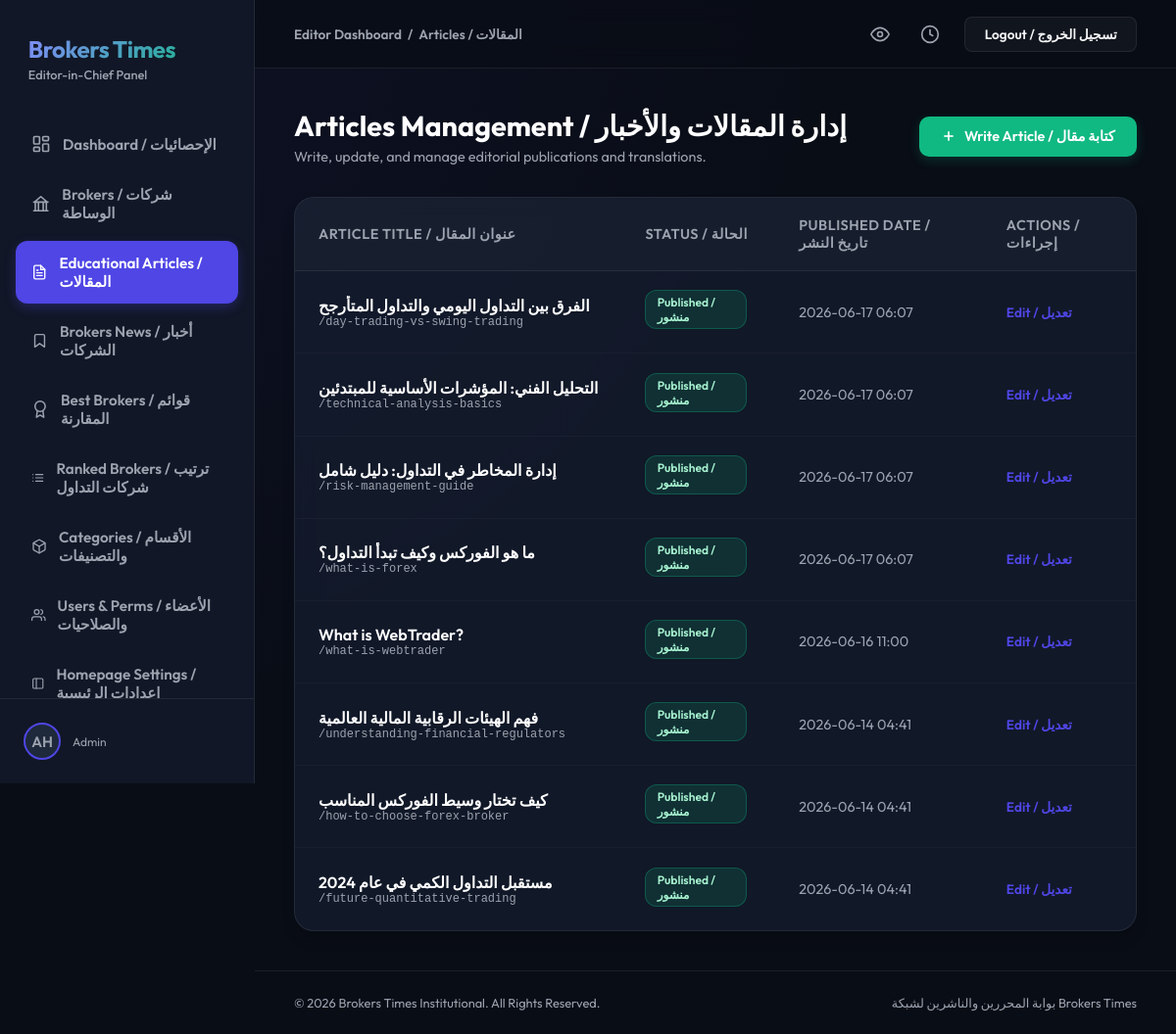
The page /dashboard/articles/ (signed in) on the database its author committed.
### users/models.py (models this page shows, shortened)
class CustomUser(AbstractUser):
    ROLE_CHOICES = [
        ('admin', 'Admin'),
        ('editor', 'Editor'),
        ('writer', 'Writer'),
        ('user', 'Standard User'),
    ]
    PREFERRED_LANGUAGE_CHOICES = [
        ('ar', 'العربية'),
        ('en', 'English'),
    ]
    role = models.CharField(max_length=20, choices=ROLE_CHOICES, default='user')
    preferred_language = models.CharField(max_length=5, choices=PREFERRED_LANGUAGE_CHOICES, default='ar')
    bio = models.TextField(blank=True)
    avatar = models.ImageField(upload_to='avatars/', blank=True, null=True)
    facebook_url = models.URLField(max_length=500, blank=True, null=True)
    linkedin_url = models.URLField(max_length=500, blank=True, null=True)
    class Meta:
        permissions = [
            ("can_publish", "Can publish articles/brokers"),
            ("can_edit", "Can edit articles/brokers"),
            ("can_manage_brokers", "Can manage brokers"),
        ]

### articles/models.py (models this page shows, shortened)
class Article(models.Model):
    STATUS_CHOICES = [
        ('draft', 'Draft'),
        ('published', 'Published'),
    ]
    title = models.CharField(max_length=255)
    slug = models.SlugField(max_length=255, unique=True)
    content = RichTextField(blank=True)
    featured_image = models.ImageField(upload_to='articles/', blank=True, null=True)
    featured_image_alt = models.CharField(max_length=255, blank=True)
    seo_title = models.CharField(max_length=255, blank=True)
    seo_description = models.TextField(blank=True)
    status = models.CharField(max_length=20, choices=STATUS_CHOICES, default='draft')
    created_at = models.DateTimeField(auto_now_add=True)
    updated_at = models.DateTimeField(auto_now=True)

### users/views.py (the view)
# urls.py: path('dashboard/articles/', DashboardArticlesView.as_view(), name='dashboard_articles'),
class DashboardArticlesView(LoginRequiredMixin, ListView):
    model = Article
    template_name = 'dashboard/articles.html'
    context_object_name = 'articles'
    ordering = ['-created_at']

### users/templates/dashboard/articles.html (shortened to what this page needs)
{% extends 'dashboard/base.html' %}
{% block nav_articles %}active{% endblock %}
{% block section_name %}Articles / المقالات{% endblock %}
{% block content %}
<div class="page-header-container">
    <div class="page-title-area">
        <h1>Articles Management / إدارة المقالات والأخبار</h1>
        <p>Write, update, and manage editorial publications and translations.</p>
    </div>
    {% if user.is_staff or user.is_superuser %}
    <a href="{% url 'dashboard_articles_add' %}" class="btn-action">
        <svg viewBox="0 0 24 24"><line x1="12" y1="5" x2="12" y2="19"></line><line x1="5" y1="12" x2="19" y2="12"></line></svg>
        <span>Write Article / كتابة مقال</span>
    </a>
    {% endif %}
</div>
<div class="table-container">
    <div class="table-responsive">
        <table class="data-table">
            <thead>
                <tr>
                    <th>Article Title / عنوان المقال</th>
                    <th>Status / الحالة</th>
                    <th>Published Date / تاريخ النشر</th>
                    <th>Actions / إجراءات</th>
                </tr>
            </thead>
            <tbody>
                {% for article in articles %}
                <tr>
                    <td>
                        <div class="article-title-cell" title="{{ article.title }}">
                            <span class="article-main-title">{{ article.title }}</span>
                            <span class="article-sub-slug">/{{ article.slug }}</span>
                        </div>
                    </td>
                    <td>
                        {% if article.status == 'published' %}
                            <span class="badge-pill badge-success">Published / منشور</span>
                        {% else %}
                            <span class="badge-pill badge-warning">Draft / مسودة</span>
                        {% endif %}
                    </td>
                    <td>
                        <span style="color: var(--text-muted);">{{ article.created_at|date:"Y-m-d H:i" }}</span>
                    </td>
                    <td>
                        {% if user.is_staff or user.is_superuser %}
                        <a href="{% url 'dashboard_articles_edit' article.id %}" class="btn-edit-inline">Edit / تعديل</a>
                        {% else %}
                        <span style="color: var(--text-muted); font-size: 0.85rem;">View Only</span>
                        {% endif %}
                    </td>
                </tr>
                {% endfor %}
            </tbody>
        </table>
    </div>
</div>
{% endblock %}

### users/templates/dashboard/base.html (shortened to what this page needs)
<!DOCTYPE html>
<html lang="en">
<head>
</head>
<body>
    <div class="sidebar">
        <div class="sidebar-brand">
            <span class="brand-name">Brokers Times</span>
            <span class="brand-sub">Editor-in-Chief Panel</span>
        </div>
        <ul class="sidebar-menu">
            <li class="menu-item {% block nav_dashboard %}{% endblock %}">
                <a href="{% url 'dashboard' %}">
                    <svg viewBox="0 0 24 24"><rect x="3" y="3" width="7" height="9" rx="1"></rect><rect x="14" y="3" width="7" height="5" rx="1"></rect><rect x="14" y="12" width="7" height="9" rx="1"></rect><rect x="3" y="16" width="7" height="5" rx="1"></rect></svg>
                    <span>Dashboard / الإحصائيات</span>
                </a>
            </li>
            <li class="menu-item {% block nav_brokers %}{% endblock %}">
                <a href="{% url 'dashboard_brokers' %}">
                    <svg viewBox="0 0 24 24"><path d="M3 21h18M3 10h18M5 10v11M19 10v11M9 10v11M15 10v11M4 10h16L12 3z"></path></svg>
                    <span>Brokers / شركات الوساطة</span>
                </a>
            </li>
            <li class="menu-item {% block nav_articles %}{% endblock %}">
                <a href="{% url 'dashboard_articles' %}">
                    Educational Articles / المقالات
                </a>
            </li>
            <li class="menu-item {% block nav_news %}{% endblock %}">
                <a href="{% url 'dashboard_news' %}">
                    <svg viewBox="0 0 24 24" width="20" height="20" fill="none" stroke="currentColor" stroke-width="2" stroke-linecap="round" stroke-linejoin="round"><path d="M19 21l-7-5-7 5V5a2 2 0 0 1 2-2h10a2 2 0 0 1 2 2z"></path></svg>
                    Brokers News / أخبار الشركات
                </a>
            </li>
            <li class="menu-item {% block nav_best_brokers %}{% endblock %}">
                <a href="{% url 'dashboard_best_brokers' %}">
                    <svg viewBox="0 0 24 24"><circle cx="12" cy="8" r="7"></circle><polyline points="8.21 13.89 7 23 12 20 17 23 15.79 13.88"></polyline></svg>
                    <span>Best Brokers / قوائم المقارنة</span>
                </a>
            </li>
            <li class="menu-item {% block nav_ranked_brokers %}{% endblock %}">
                <a href="{% url 'dashboard_ranked_brokers' %}">
                    <span>Ranked Brokers / ترتيب شركات التداول</span>
                </a>
            </li>
            {% if user.role == 'admin' or user.is_superuser or user.is_staff %}
            <li class="menu-item {% block nav_categories %}{% endblock %}">
                <a href="{% url 'dashboard_categories' %}">
                    <span>Categories / الأقسام والتصنيفات</span>
                </a>
            </li>
            <li class="menu-item {% block nav_users %}{% endblock %}">
                <a href="{% url 'dashboard_users' %}">
                    <svg viewBox="0 0 24 24"><path d="M17 21v-2a4 4 0 0 0-4-4H5a4 4 0 0 0-4 4v2"></path><circle cx="9" cy="7" r="4"></circle><path d="M23 21v-2a4 4 0 0 0-3-3.87"></path><path d="M16 3.13a4 4 0 0 1 0 7.75"></path></svg>
                    <span>Users & Perms / الأعضاء والصلاحيات</span>
                </a>
            </li>
            <li class="menu-item {% block nav_homepage_settings %}{% endblock %}">
                <a href="{% url 'dashboard_homepage_settings' %}">
                    <svg viewBox="0 0 24 24"><rect x="3" y="3" width="18" height="18" rx="2" ry="2"></rect><line x1="9" y1="3" x2="9" y2="21"></line></svg>
                    <span>Homepage Settings / إعدادات الرئيسية</span>
                </a>
            </li>
            {% endif %}
        </ul>
        <div class="sidebar-footer">
            <div class="user-avatar-small">
                {% if user.avatar %}
                    <img src="{{ user.avatar.url }}" alt="Avatar">
                {% else %}
                    <span class="user-avatar-placeholder">{{ user.username|slice:":2" }}</span>
                {% endif %}
            </div>
            <div class="user-info">
                <span class="user-role">{{ user.get_role_display }}</span>
            </div>
        </div>
    </div>
    <div class="main-panel">
        <div class="topbar">
            <div class="breadcrumbs">
                <span>Editor Dashboard</span>
                <span>/</span>
                <span>{% block section_name %}Home{% endblock %}</span>
            </div>
            <div class="topbar-actions">
                <button class="action-icon-btn" title="View Portal">
                    <svg viewBox="0 0 24 24"><path d="M1 12s4-8 11-8 11 8 11 8-4 8-11 8-11-8-11-8z"></path><circle cx="12" cy="12" r="3"></circle></svg>
                </button>
                <button class="action-icon-btn" title="Recent History">
                    <svg viewBox="0 0 24 24"><circle cx="12" cy="12" r="10"></circle><polyline points="12 6 12 12 16 14"></polyline></svg>
                </button>
                <a href="{% url 'logout' %}" class="btn-top btn-top-secondary">Logout / تسجيل الخروج</a>
            </div>
        </div>
        <div class="content-body">
            {% block content %}{% endblock %}
        </div>
        <div class="footer">
            <span>&copy; 2026 Brokers Times Institutional. All Rights Reserved.</span>
            <span>بوابة المحررين والناشرين لشبكة Brokers Times</span>
        </div>
    </div>
</body>
</html>

### users/templates/dashboard/base.html (style rules this page uses)
:root { --bg-color: #090d16; --sidebar-bg: #111726; --card-bg: rgba(22, 30, 49, 0.7); --primary: #4f46e5; --primary-hover: #4338ca; --accent: #10b981; --text-color: #f3f4f6; --text-muted: #9ca3af; --border-color: rgba(255, 255, 255, 0.08); --danger: #ef4444; }
* { box-sizing: border-box; margin: 0; padding: 0; }
body { background-color: var(--bg-color); background-image: radial-gradient(at 0% 0%, rgba(79, 70, 229, 0.08) 0px, transparent 50%); color: var(--text-color); font-family: 'Outfit', 'Cairo', sans-serif; min-height: 100vh; display: flex; }
.sidebar { width: 260px; background-color: var(--sidebar-bg); border-right: 1px solid var(--border-color); display: flex; flex-direction: column; position: fixed; height: 100vh; top: 0; left: 0; z-index: 10; }
.sidebar-brand { padding: 2.2rem 1.8rem 1rem; display: flex; flex-direction: column; }
.brand-name { font-size: 1.5rem; font-weight: 700; letter-spacing: -0.5px; background: linear-gradient(135deg, #818cf8, var(--accent)); -webkit-background-clip: text; -webkit-text-fill-color: transparent; }
.brand-sub { font-size: 0.8rem; color: var(--text-muted); margin-top: 0.2rem; font-weight: 500; }
.sidebar-menu { list-style: none; padding: 1.5rem 1rem; display: flex; flex-direction: column; gap: 0.4rem; flex: 1; overflow-y: auto; }
.menu-item a { display: flex; align-items: center; padding: 0.8rem 1rem; color: var(--text-muted); text-decoration: none; border-radius: 12px; font-size: 0.95rem; font-weight: 600; transition: all 0.3s ease; gap: 12px; }
.menu-item a svg { width: 20px; height: 20px; fill: none; stroke: currentColor; stroke-width: 2; stroke-linecap: round; stroke-linejoin: round; transition: stroke 0.3s ease; }
.menu-item.active a { color: white; background: var(--primary); box-shadow: 0 4px 12px rgba(79, 70, 229, 0.3); }
.menu-item.active a svg { stroke: white; }
.sidebar-footer { padding: 1.5rem; border-top: 1px solid var(--border-color); display: flex; align-items: center; gap: 12px; }
.user-avatar-small { width: 38px; height: 38px; border-radius: 50%; overflow: hidden; background: #1e293b; display: flex; align-items: center; justify-content: center; border: 2px solid var(--primary); }
.user-avatar-placeholder { font-size: 0.95rem; font-weight: 600; color: var(--text-muted); text-transform: uppercase; }
.user-info { display: flex; flex-direction: column; overflow: hidden; }
.user-role { font-size: 0.75rem; color: var(--text-muted); }
.main-panel { margin-left: 260px; flex: 1; display: flex; flex-direction: column; min-height: 100vh; position: relative; }
.topbar { height: 70px; background: rgba(9, 13, 22, 0.7); backdrop-filter: blur(12px); border-bottom: 1px solid var(--border-color); display: flex; align-items: center; justify-content: space-between; padding: 0 2.5rem; position: sticky; top: 0; z-index: 9; }
.breadcrumbs { font-size: 0.85rem; font-weight: 600; color: var(--text-muted); display: flex; align-items: center; gap: 6px; }
.topbar-actions { display: flex; align-items: center; gap: 1.2rem; }
.action-icon-btn { background: none; border: none; color: var(--text-muted); cursor: pointer; display: flex; align-items: center; justify-content: center; padding: 6px; border-radius: 8px; transition: all 0.3s ease; }
.action-icon-btn svg { width: 20px; height: 20px; fill: none; stroke: currentColor; stroke-width: 2; }
.btn-top { padding: 0.5rem 1.2rem; border-radius: 8px; font-size: 0.85rem; font-weight: 600; cursor: pointer; transition: all 0.3s ease; text-decoration: none; display: inline-flex; align-items: center; }
.btn-top-secondary { background: rgba(255, 255, 255, 0.04); color: var(--text-color); border: 1px solid var(--border-color); }
.content-body { padding: 2.5rem; flex: 1; }
.footer { padding: 1.5rem 2.5rem; border-top: 1px solid var(--border-color); font-size: 0.8rem; color: var(--text-muted); display: flex; justify-content: space-between; align-items: center; }

### rows shown on the page
CustomUser: username "AH", role "Admin"
Article: title "الفرق بين التداول اليومي والتداول المتأرجح", slug "day-trading-vs-swing-trading", status "Published / منشور", created_at "2026-06-17 06:07"
Article: title "التحليل الفني: المؤشرات الأساسية للمبتدئين", slug "technical-analysis-basics", status "Published / منشور", created_at "2026-06-17 06:07"
Article: title "إدارة المخاطر في التداول: دليل شامل", slug "risk-management-guide", status "Published / منشور", created_at "2026-06-17 06:07"
Article: title "ما هو الفوركس وكيف تبدأ التداول؟", slug "what-is-forex", status "Published / منشور", created_at "2026-06-17 06:07"
Article: title "What is WebTrader?", slug "what-is-webtrader", status "Published / منشور", created_at "2026-06-16 11:00"
Article: title "فهم الهيئات الرقابية المالية العالمية", slug "understanding-financial-regulators", status "Published / منشور", created_at "2026-06-14 04:41"
Article: title "كيف تختار وسيط الفوركس المناسب", slug "how-to-choose-forex-broker", status "Published / منشور", created_at "2026-06-14 04:41"
Article: title "مستقبل التداول الكمي في عام 2024", slug "future-quantitative-trading", status "Published / منشور", created_at "2026-06-14 04:41"
